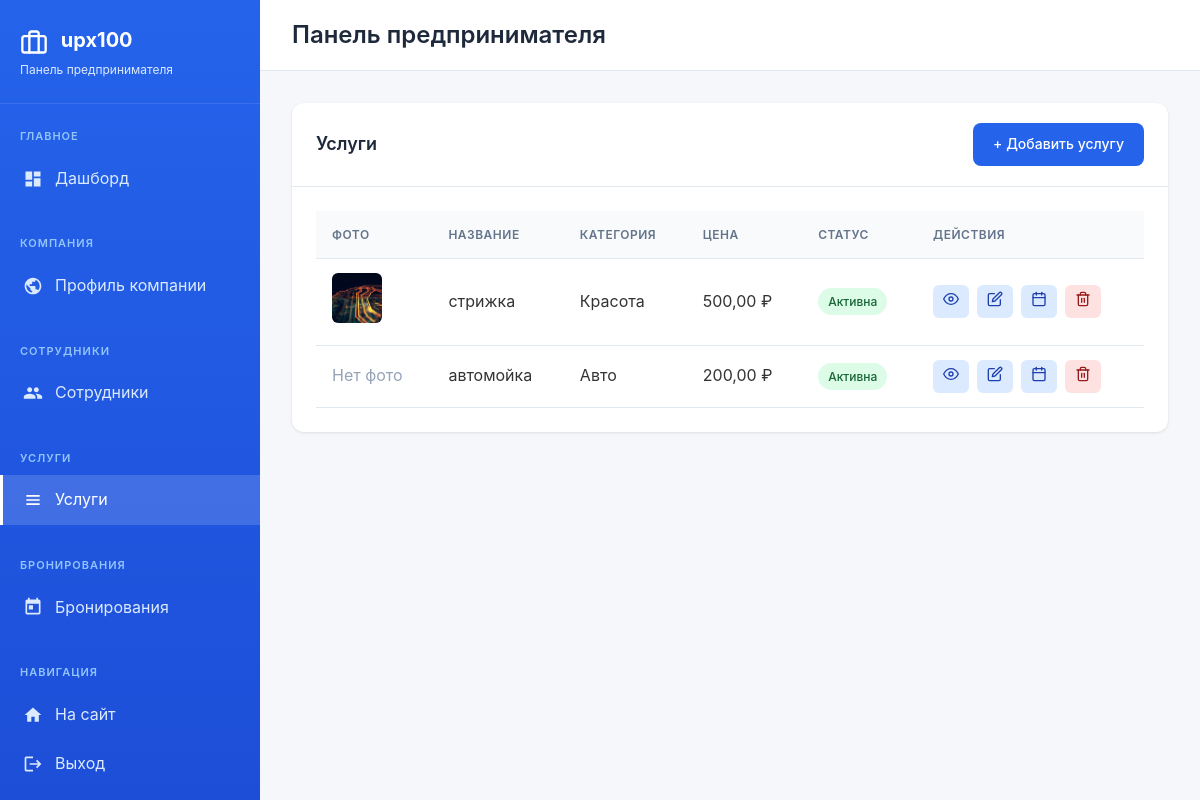
The page /business/services/ (signed in) on the database its author committed.
### business/models.py (models this page shows, shortened)
class Service(models.Model):
    company = models.ForeignKey(Company, on_delete=models.CASCADE, related_name='services', verbose_name="Компания")
    category = models.ForeignKey('companies.Category', on_delete=models.SET_NULL, null=True, blank=True, related_name='business_services', verbose_name="Категория")
    subcategory = models.ForeignKey('companies.Subcategory', on_delete=models.SET_NULL, null=True, blank=True, related_name='business_services', verbose_name="Подкатегория")
    employees = models.ManyToManyField(Employee, related_name='services', verbose_name="Сотрудники")
    name = models.CharField(max_length=200, verbose_name="Название услуги")
    description = models.TextField(blank=True, verbose_name="Описание")
    price = models.DecimalField(max_digits=10, decimal_places=2, verbose_name="Цена (руб)")
    duration = models.PositiveIntegerField(help_text="Длительность в минутах", verbose_name="Длительность (мин)", null=True, blank=True)
    photo = models.ImageField(upload_to='service_photos/', blank=True, null=True, verbose_name="Фото услуги")
    created_at = models.DateTimeField(auto_now_add=True)
    updated_at = models.DateTimeField(auto_now=True)
    payment_amount = models.DecimalField(max_digits=10, decimal_places=2, default=0, verbose_name="Сумма оплаты (руб/мес)")
    payment_due_date = models.DateTimeField(null=True, blank=True, verbose_name="Дата окончания оплаты")
    last_payment_date = models.DateTimeField(null=True, blank=True, verbose_name="Дата последней оплаты")
    class Meta:
        verbose_name = "Услуга"
        verbose_name_plural = "Услуги"
    @property
    def status(self):
        if not self.payment_due_date:
            return 'draft'  # Если нет даты оплаты - черновик
        now = timezone.now()
        if now > self.payment_due_date:
            return 'inactive'  # Оплата истекла
        else:
            return 'active'  # Активна
    @property
    def status_display(self):
        status_map = {
            'draft': 'Черновик',
            'active': 'Активна',
            'inactive': 'Неактивна (оплата истекла)',
        }
        return status_map.get(self.status, self.status)

### companies/models.py (models this page shows, shortened)
class Category(models.Model):
    name = models.CharField(
        max_length=100,
        unique=True,
        verbose_name='Название категории'
    )
    slug = models.SlugField(
        max_length=100,
        unique=True,
        verbose_name='Слаг'
    )
    icon = models.ImageField(
        upload_to='categories/icons/',
        blank=True,
        null=True,
        verbose_name='Иконка'
    )
    created_at = models.DateTimeField(
        auto_now_add=True,
        verbose_name='Дата создания'
    )
    class Meta:
        verbose_name = 'Категория'
        verbose_name_plural = 'Категории'
        ordering = ['name']

### business/views.py (the view)
# urls.py: path('services/', views.service_list_view, name='service_list'),
@login_required
def service_list_view(request):
    company = request.user.get_company()
    if not company:
        messages.error(request, 'Компания не найдена')
        return redirect('home')
    if request.user.role == 'employee':
        employee_profile = request.user.get_employee_profile()
        if employee_profile:
            services = employee_profile.services.all().select_related('category')
        else:
            services = Service.objects.none()
    else:
        services = company.services.all().select_related('category')
    return render(request, 'business/service_list.html', {'services': services, 'company': company})

### accounts/models.py (called while the page is built)
    def get_company(self):
        if self.role == 'entrepreneur':
            try:
                return self.company
            except Company.DoesNotExist:
                return None
        elif self.role == 'employee':
            employee_profile = self.get_employee_profile()
            if employee_profile:
                return employee_profile.company
        return None

### templates/business/service_list.html (shortened to what this page needs)
{% extends 'business/base.html' %}
{% block content %}
<div class="card">
    <div class="card-header d-flex justify-content-between align-items-center">
        <h3 class="card-title mb-0">Услуги</h3>
        {% if user.role != 'employee' %}
        <a href="{% url 'business:service_create' %}" class="btn btn-primary">+ Добавить услугу</a>
        {% endif %}
    </div>
    <div class="card-body">
            {% if services %}
            <div class="table-responsive">
                <table>
                    <thead>
                        <tr>
                            <th>Фото</th>
                            <th>Название</th>
                            <th>Категория</th>
                            <th>Цена</th>
                            <th>Статус</th>
                            <th>Действия</th>
                        </tr>
                    </thead>
                    <tbody>
                        {% for service in services %}
                        <tr>
                            <td>
                                {% if service.photo %}
                                    <img src="{{ service.photo.url }}" alt="{{ service.name }}" style="width: 50px; height: 50px; object-fit: cover; border-radius: 6px;">
                                {% else %}
                                    <span style="color: #94a3b8;">Нет фото</span>
                                {% endif %}
                            </td>
                            <td>{{ service.name }}</td>
                            <td>{{ service.category.name|default:"—" }}</td>
                            <td>{{ service.price }} ₽</td>
                            <td>
                                <span class="badge badge-{% if service.status == 'active' %}success{% elif service.status == 'pending_payment' %}warning{% elif service.status == 'inactive' %}danger{% else %}secondary{% endif %}">
                                    {{ service.status_display }}
                                </span>
                            </td>
                            <td>
                                <div class="actions-cell">
                                    <a href="{% url 'business:service_detail' service.pk %}" class="action-btn edit" title="Просмотр">
                                        <svg xmlns="http://www.w3.org/2000/svg" width="16" height="16" viewBox="0 0 24 24" fill="none" stroke="currentColor" stroke-width="2" stroke-linecap="round" stroke-linejoin="round">
                                            <path d="M1 12s4-8 11-8 11 8 11 8-4 8-11 8-11-8-11-8z"/>
                                            <circle cx="12" cy="12" r="3"/>
                                        </svg>
                                    </a>
                                    {% if user.role != 'employee' %}
                                    <a href="{% url 'business:service_edit' service.pk %}" class="action-btn edit" title="Редактировать">
                                    </a>
                                    {% endif %}
                                    <a href="{% url 'business:slot_manage' service.pk %}" class="action-btn edit" style="background: #dbeafe; color: #1e40af;" title="Слоты">
                                    </a>
                                    {% if user.role != 'employee' %}
                                    <a href="{% url 'business:service_delete' service.pk %}" class="action-btn delete" title="Удалить" onclick="confirmDelete(event, '{% url 'business:service_delete' service.pk %}')">
                                    </a>
                                    {% endif %}
                                </div>
                            </td>
                        </tr>
                        {% endfor %}
                    </tbody>
                </table>
            </div>
            {% endif %}
        </div>
    </div>
{% endblock %}

### templates/business/base.html (style rules this page uses)
* { margin: 0; padding: 0; box-sizing: border-box; }
body { font-family: -apple-system, BlinkMacSystemFont, 'Segoe UI', Roboto, Oxygen, Ubuntu, sans-serif; background-color: #f5f7fa; color: #333; line-height: 1.6; }
.card { background: #fff; border-radius: 12px; box-shadow: 0 1px 3px rgba(0,0,0,0.1); overflow: hidden; margin-bottom: 24px; }
.card-header { padding: 20px 24px; border-bottom: 1px solid #e2e8f0; display: flex; justify-content: space-between; align-items: center; }
.card-title { font-size: 18px; font-weight: 600; color: #1e293b; }
.card-body { padding: 24px; }
.table-responsive { overflow-x: auto; }
table { width: 100%; border-collapse: collapse; }
th, td { padding: 14px 16px; text-align: left; border-bottom: 1px solid #e2e8f0; }
th { background: #f8fafc; font-weight: 600; font-size: 12px; text-transform: uppercase; letter-spacing: 0.5px; color: #64748b; }
.btn { display: inline-flex; align-items: center; gap: 8px; padding: 10px 20px; border-radius: 8px; font-size: 14px; font-weight: 500; text-decoration: none; cursor: pointer; border: none; transition: all 0.2s; }
.btn-primary { background: #2563eb; color: #fff; }
.badge { display: inline-block; padding: 4px 10px; border-radius: 20px; font-size: 12px; font-weight: 500; }
.badge-success { background: #dcfce7; color: #166534; }
.actions-cell { display: flex; gap: 8px; }
.action-btn { padding: 6px 10px; border-radius: 6px; font-size: 12px; text-decoration: none; transition: all 0.2s; }
.action-btn.edit { background: #dbeafe; color: #1e40af; }
.action-btn.delete { background: #fee2e2; color: #991b1b; }

### rows shown on the page
Service: photo (picture), name "стрижка", category.name "Красота", price "500,00", status_display "Активна"
Service: photo "Нет фото", name "автомойка", category.name "Авто", price "200,00", status_display "Активна"

### other values the page prints
{{ title|default:"Панель предпринимателя" }} "Панель предпринимателя"
